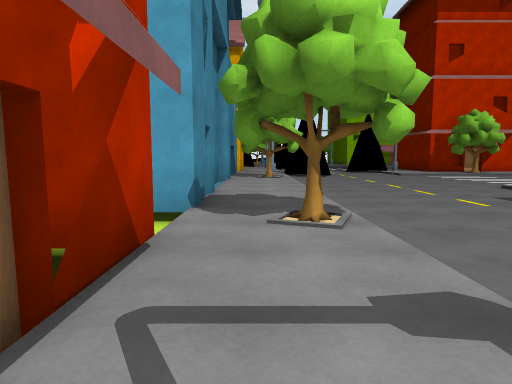
[1] (above)

16 first-person views from a walk through a 3-D level made in the Unity game engine. The camera is 1.3 m above the floor, tilts 6° down and sees 75° across. The floor is counted in squares, 2 m on a side. Each view is taken from the middle of a square. On the plan, view 1 faces up. The plan holds only what a view shows up to about 10 squares ahead; the rest is blank. The place goes on beyond the plan. The player is left out. Some animated figures are left out. Surface patterns are stand-ins for the level's own textures.

[2]
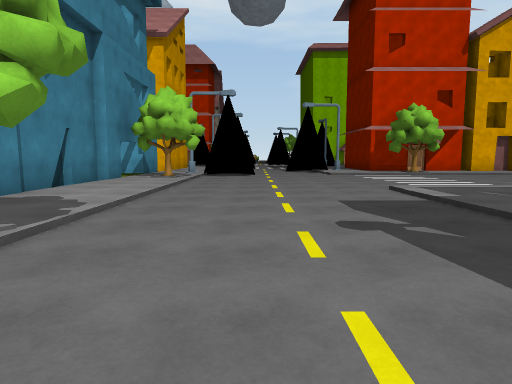

[3]
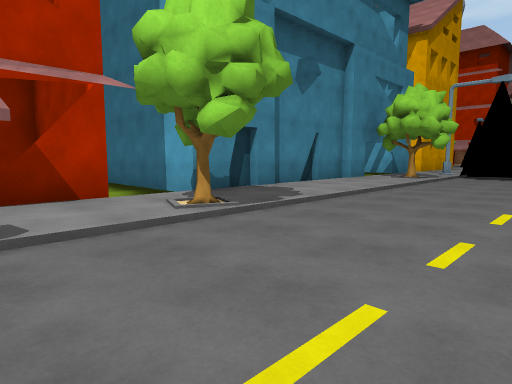

[4]
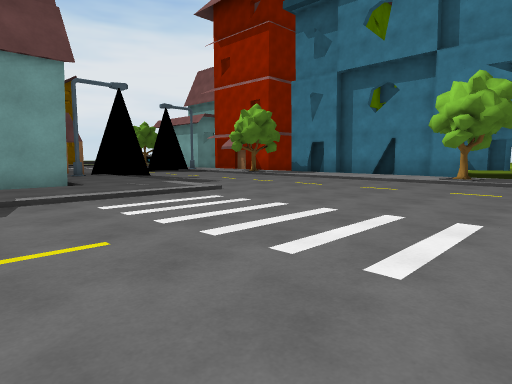

[5]
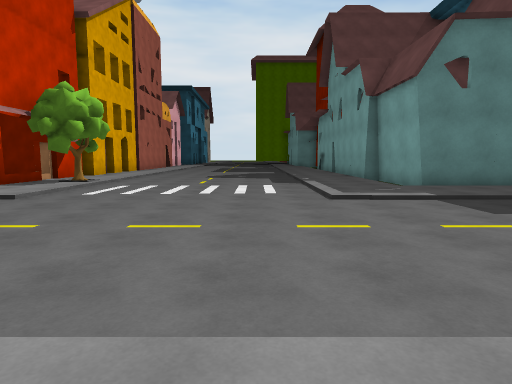

[6]
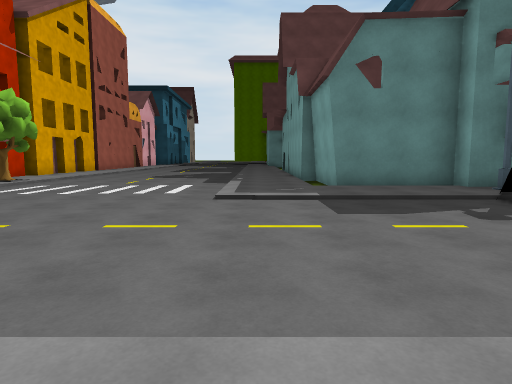

[7]
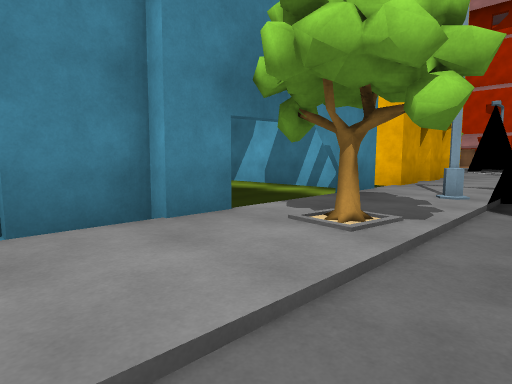

[8]
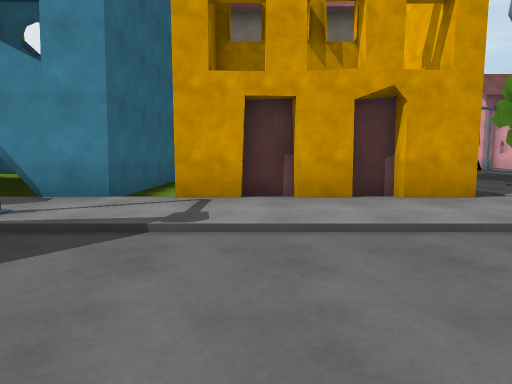

[9]
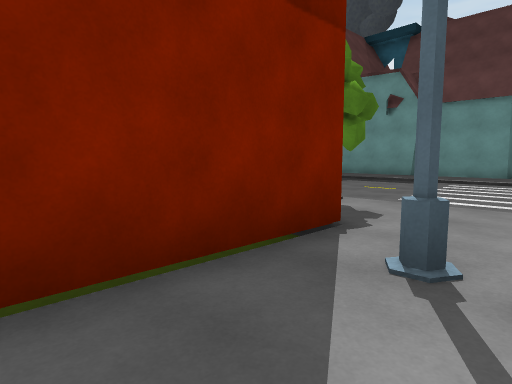

[10]
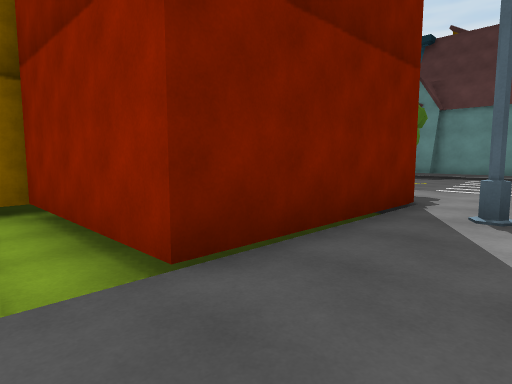

[11]
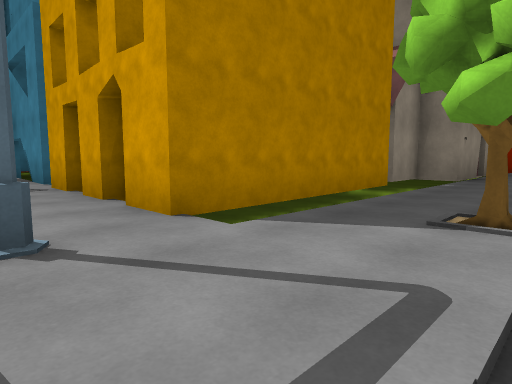

[12]
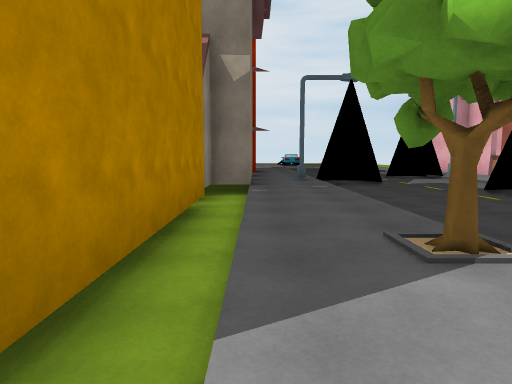

[13]
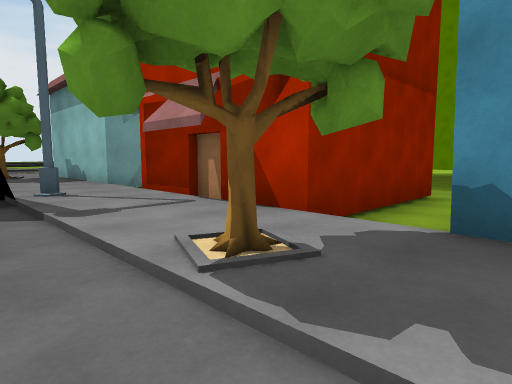

[14]
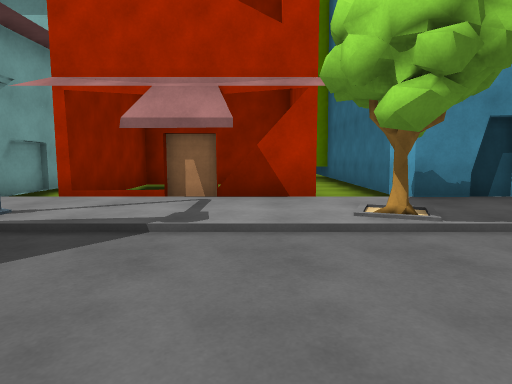

[15]
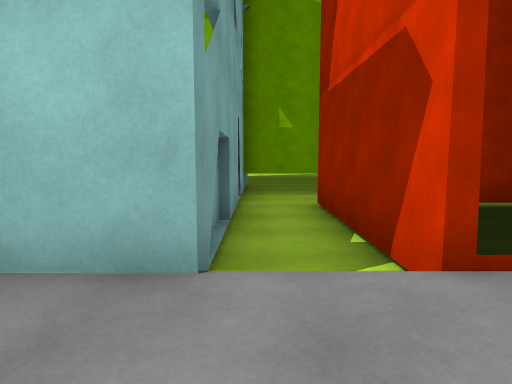

[16]
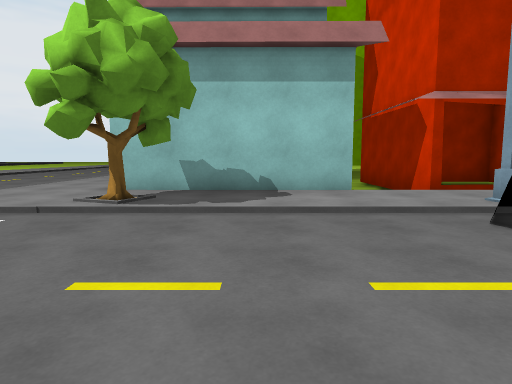

### Floor plan
Key: @ floor where view 1 was taken; # wall or solid block; x gap in a wall; . main floor; : floor 0.25 m higher than the main floor; - floor 0.25 m lower than the main floor; / step, stairs or slope; T tree; B building.
Columns run from 11 left of view 1 to 10 right of it. Each row starts with its distance up from view 1.
 22  # //////////
 21  ::::::::T::/
 20 B#BB///////:/    :::::
 19    ##-#####:/    ::B##
 18           #:/.   ::##
 17           B:/..  ::#
 16           B:/...  x#
 15           #:/..  ::##B
 14       #####:/    ::TTT
 13           #:/   ./////
 12           #:/.........
 11           #TT.........
 10           #:/.........
  9           #:/.........
  8           #:/.........
  7           #:/....:::::
  6           #:/....:::::
  5           #:/....::###
  4     B-----/T/....::#
  3     B--####:T....::#
  2     B ##  #:/...  x#
  1       #   B:/...
  0       ##   @/
 -1     B--####:/
 -2    BB-----/:/..
 -3     B   ###:/...
 -4           #:/....
 -5           #:/...
 -6           #TT..
 -7          :::/.
 -8         ::::
 -9        ...
-10       ...
-11       ..

Positions as (right, up) in squares from view 1, and headings:
1: (0, 0), facing up
2: (3, 1), facing up
3: (4, 1), facing up-left
4: (10, 13), facing down-left
5: (0, 9), facing right
6: (0, 7), facing right
7: (2, 8), facing up-left
8: (4, 16), facing left
9: (6, 18), facing down-right
10: (6, 20), facing down-right
11: (1, 22), facing down-left
12: (0, 20), facing left
13: (2, 5), facing down-left
14: (4, 2), facing left
15: (1, -2), facing left
16: (5, -4), facing left
